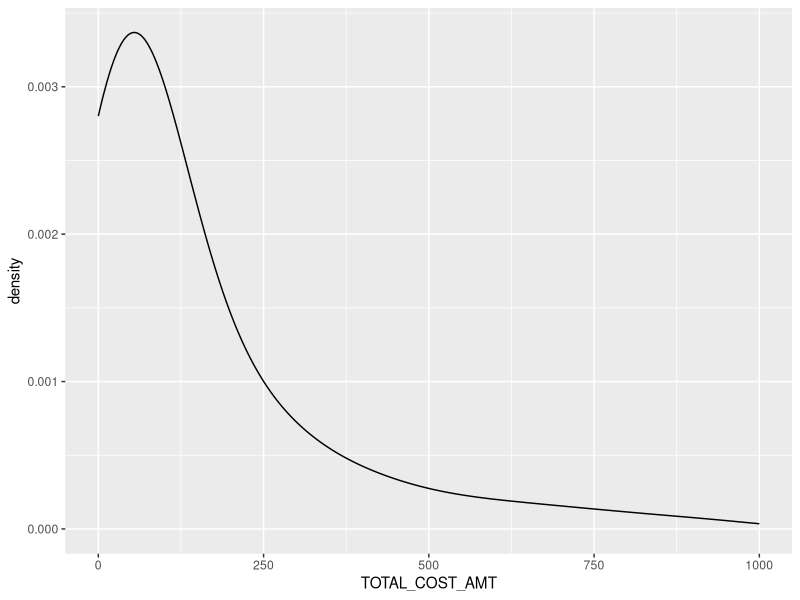
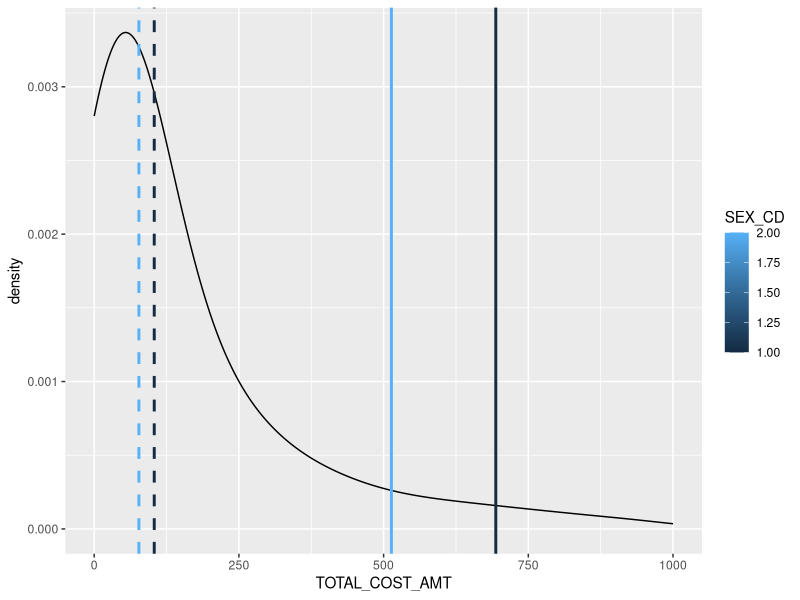

These figures' R source, in order:
# Load Libraries
library(dplyr)
library(ggplot2)

# Set working directory
setwd('~')


# Read in the csv data from the casemix summary pull in the last section
dat=read.csv("Casemix_Smry.csv",header=TRUE)
# dat$SEX_CD = as.factor(dat$SEX_CD)


# Plot the densities of TOTAL_COST_AMT by SEX_CD
ggplot(data=dat,aes(x = TOTAL_COST_AMT, fill = SEX_CD, color=SEX_CD)) + 
  geom_density(adjust=5,alpha=0.3) +
  xlim(0,1000) # This will not show the long right tail so we can see the distributions better


# Create a summary data set containing the means and medians of TOTAL_COST_AMT by SEX_CD
# hint: don't forget to replace 'dat' with whatever you name your input data set above
cost.summary=dat %>% 
  group_by(SEX_CD) %>% 
  summarise(mn = mean(TOTAL_COST_AMT), med=median(TOTAL_COST_AMT), cnt=length(TOTAL_COST_AMT))

cost.summary

# Overlay reference lines for the means and medians of each distribution from cost.summary
# hint: geom_vline() is the function needed for vertical reference lines.
ggplot(data=dat,aes(x = TOTAL_COST_AMT, fill = SEX_CD, color=SEX_CD)) + 
  geom_density(adjust=5,alpha=0.3) + 
  geom_vline(data=cost.summary, aes(xintercept=med,  color=SEX_CD),linetype="dashed", size=1) + 
  geom_vline(data=cost.summary, aes(xintercept=mn,  color=SEX_CD),linetype="solid", size=1) + 
  labs(x = "TOTAL_COST_AMT") +
  xlim(0,1000) # This will not show the long right tail so we can see the distributions better
